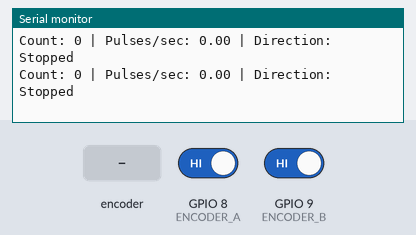
The sketch below on a simulated ESP32-S3. Shown: the last lines printed to the serial monitor. Inputs (shaded band) come from the test bench; at power-on: GPIO 8 (ENCODER_A) HIGH, GPIO 9 (ENCODER_B) HIGH.

Above: at 2.2 s.
2.3 s: rotary encoder on GPIO 8 (ENCODER_A) / GPIO 9 (ENCODER_B) turned 1 step (first pin leading)
At 2.81 s:
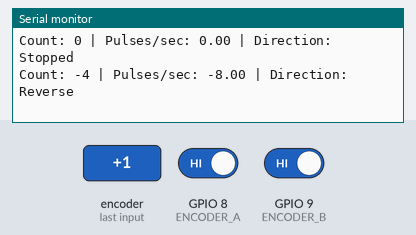
4.0 s: rotary encoder on GPIO 8 (ENCODER_A) / GPIO 9 (ENCODER_B) turned 2 steps (second pin leading)
At 4.4 s:
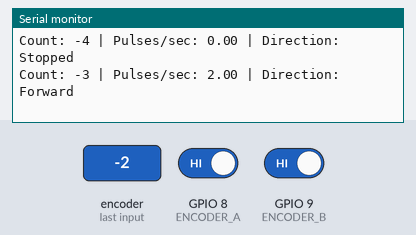
Timing chart, 0 to 7.0 s (numbered marks = the images above; inputs shaded):
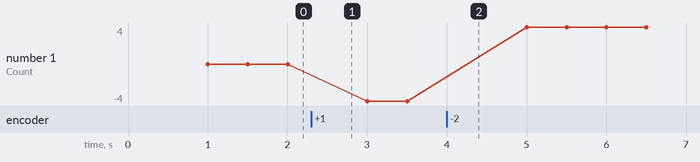

Measured:
- after the input at 2.3 s, the serial monitor: prints a new line after 0.20 s (image 1)
- after the input at 4.0 s, the serial monitor: prints a new line at once (image 2)
- plotted number 1: 0 → -4 after the input at 2.3 s, -4 → 4 after the input at 4.0 s

The sketch:

DC_Motor_Encoder_Read_Pulse.ino
```cpp
// ESP32-S3 Encoder Pulse Test
// Encoder A connected to GPIO8
// Encoder B connected to GPIO9

#define ENCODER_A 8
#define ENCODER_B 9

volatile long encoderCount = 0;

volatile bool lastA = 0;
volatile bool lastB = 0;

unsigned long lastPrintTime = 0;
long lastCount = 0;

void IRAM_ATTR readEncoder() {
  bool A = digitalRead(ENCODER_A);
  bool B = digitalRead(ENCODER_B);

  // Quadrature decoding
  if (A != lastA) {
    if (A == B) {
      encoderCount++;
    } else {
      encoderCount--;
    }
  }

  if (B != lastB) {
    if (A != B) {
      encoderCount++;
    } else {
      encoderCount--;
    }
  }

  lastA = A;
  lastB = B;
}

void setup() {
  Serial.begin(115200);
  delay(1000);

  pinMode(ENCODER_A, INPUT_PULLUP);
  pinMode(ENCODER_B, INPUT_PULLUP);

  lastA = digitalRead(ENCODER_A);
  lastB = digitalRead(ENCODER_B);

  attachInterrupt(digitalPinToInterrupt(ENCODER_A), readEncoder, CHANGE);
  attachInterrupt(digitalPinToInterrupt(ENCODER_B), readEncoder, CHANGE);

  Serial.println("ESP32-S3 Encoder Test Started");
  Serial.println("Rotate motor shaft by hand and watch count change.");
}

void loop() {
  unsigned long now = millis();

  if (now - lastPrintTime >= 500) {
    noInterrupts();
    long countNow = encoderCount;
    interrupts();

    long pulseDiff = countNow - lastCount;
    float pulsesPerSecond = pulseDiff * 2.0; // because printing every 0.5 sec

    Serial.print("Count: ");
    Serial.print(countNow);

    Serial.print(" | Pulses/sec: ");
    Serial.print(pulsesPerSecond);

    Serial.print(" | Direction: ");

    if (pulseDiff > 0) {
      Serial.println("Forward");
    } else if (pulseDiff < 0) {
      Serial.println("Reverse");
    } else {
      Serial.println("Stopped");
    }

    lastCount = countNow;
    lastPrintTime = now;
  }
}
```
